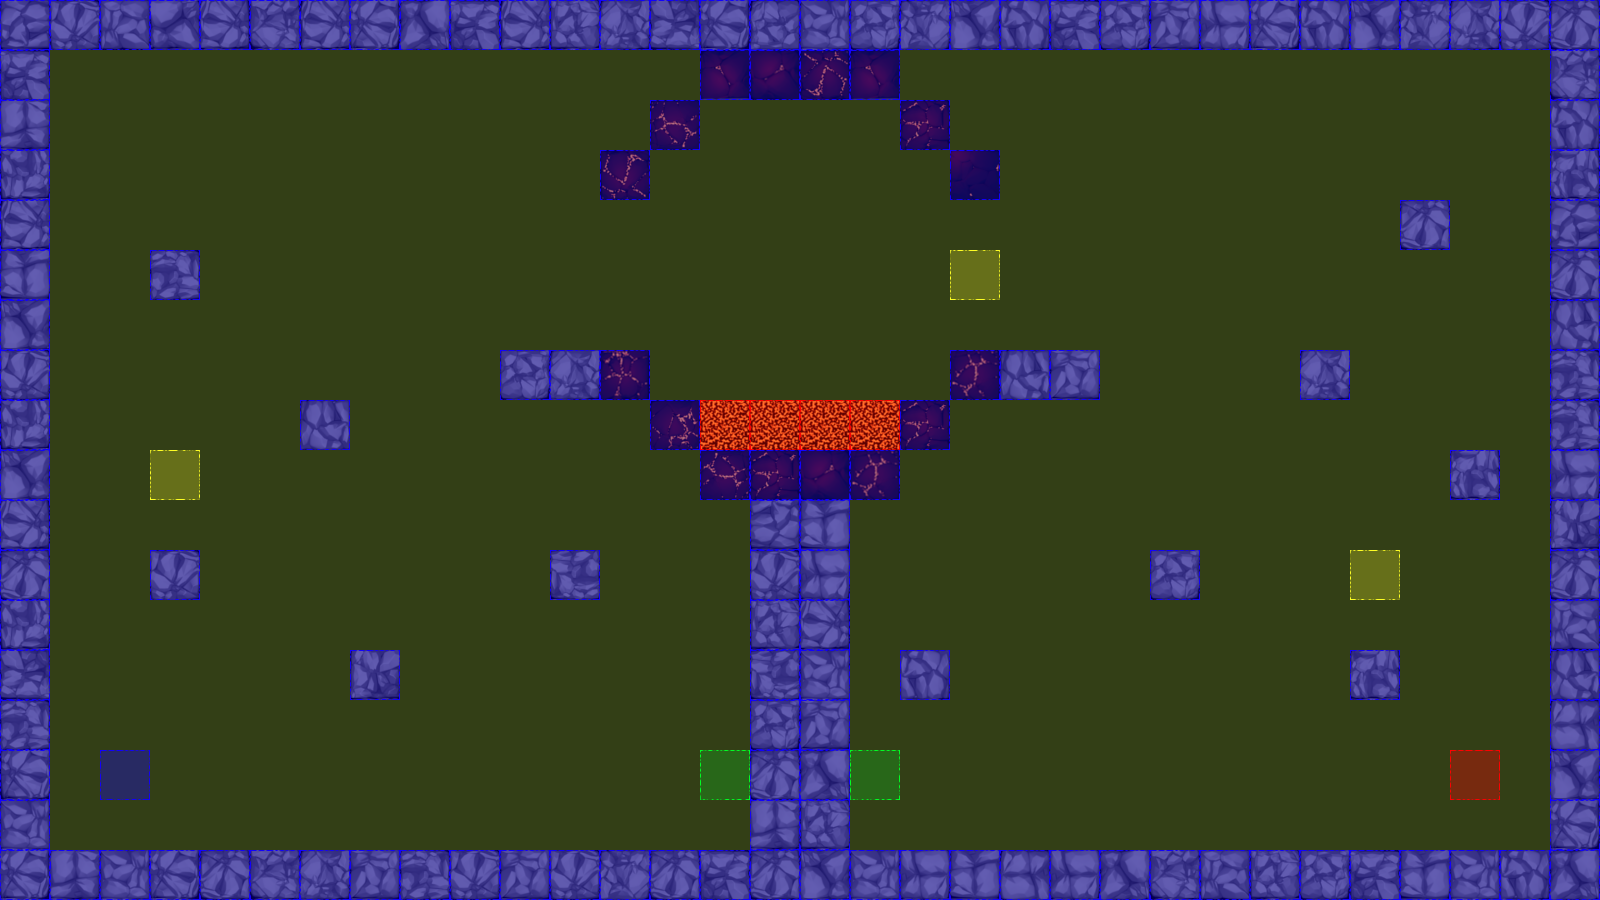

Rendered tile map (Tiled .tmx) drawn with the repository's tilesets; below, a short description and the map source with its tile grids summarised:
An orthogonal 32x18 tile map with 50x50 px tiles, 3 tile layers (terrain, collision, event), 2 tilesets.

<map version="1.0" orientation="orthogonal" renderorder="left-up" width="32" height="18" tilewidth="50" tileheight="50" nextobjectid="3">
 <tileset firstgid="1" name="dungeonTile.png" tilewidth="50" tileheight="50" tilecount="64" columns="8">
  <image source="tiles/dungeonTile.png" width="400" height="400" />
 </tileset>
 <tileset firstgid="65" name="collisionTile" tilewidth="50" tileheight="50" tilecount="12" columns="3">
  <image source="tiles/collisionTile.png" width="150" height="200" />
 </tileset>
 <layer name="terrain" width="32" height="18">
  <data>[576 cells, 145 non-empty, 47 distinct tile ids]</data>
 </layer>
 <layer name="collision" width="32" height="18">
  <data>[576 cells, 576 non-empty, 3 distinct tile ids]</data>
 </layer>
 <layer name="event" width="32" height="18">
  <data>[576 cells, 7 non-empty, 4 distinct tile ids]</data>
 </layer>
</map>
